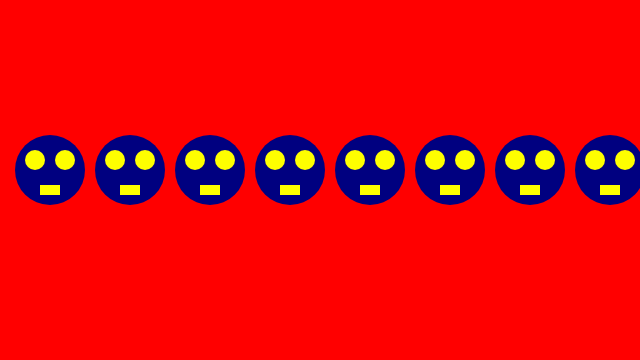
Frame 1 (no input)
Frame 60 (no input): identical to frame 1, image omitted
Frame 120 (the mouse pressed at the canvas centre since frame 60): identical to frame 1, image omitted

The p5.js sketch that drew this single still picture (run headless with seeded random() and noise() and a simulated clock; from frame 60 on, the mouse is pressed at the canvas centre):

// p5.js sketch
// ── sketch.js
/*
	loop assignment
	matthew torres
	3.30.2020
	class project
*/

function setup(){
	createCanvas(640, 360);
}

function draw(){
	background("red");

	for (let x = 50; x <= width; x += 80){

		noStroke();
		fill("navy");
		ellipse(x, 170, 70);//face

		fill("yellow");
		ellipse(x + 15, 160, 20);//right eye
		ellipse(x - 15, 160, 20);//left eye

		fill("yellow");
		rect(x - 10, 185, 20, 10);
	}
}
